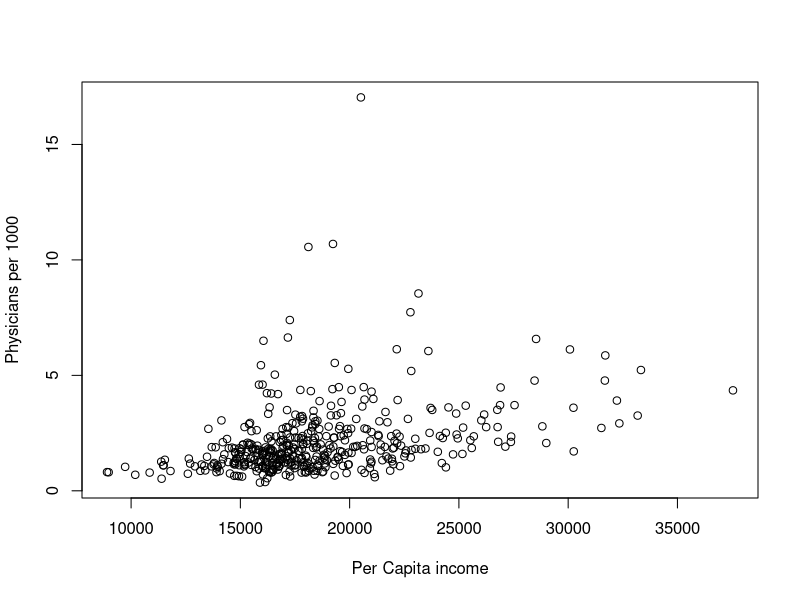
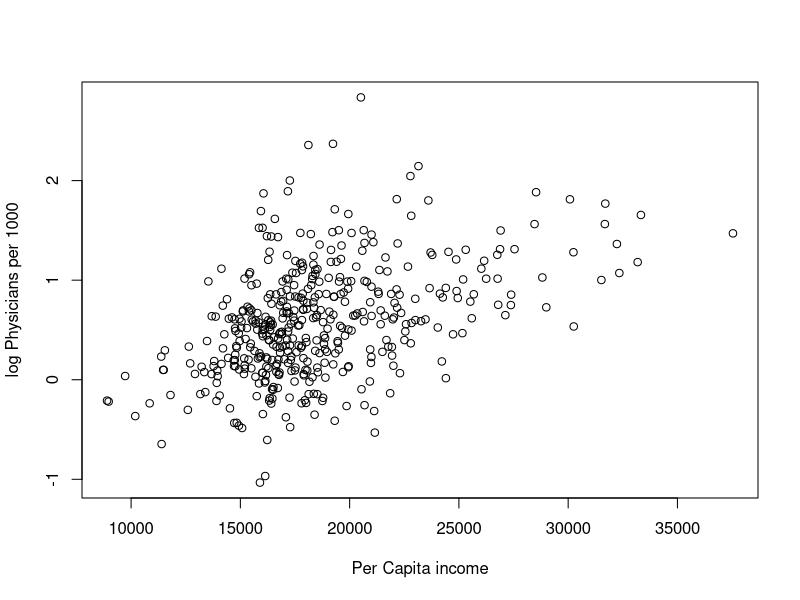
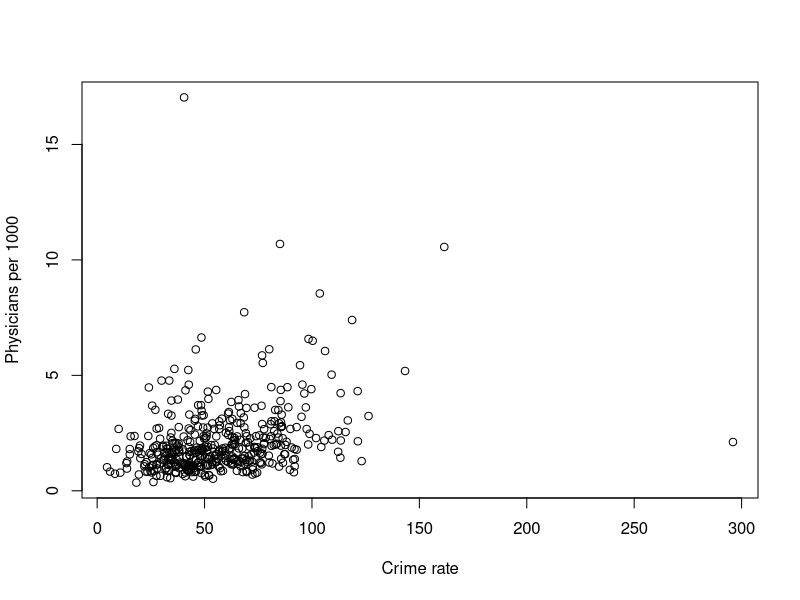
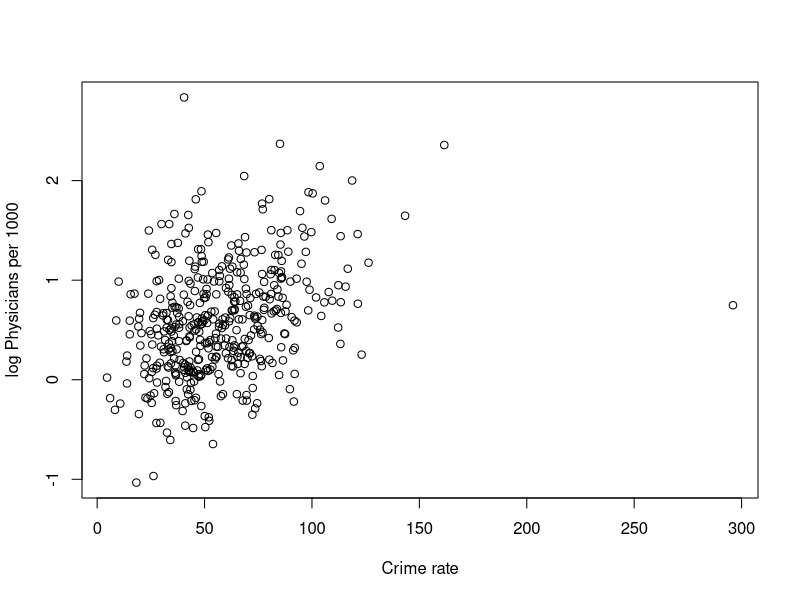
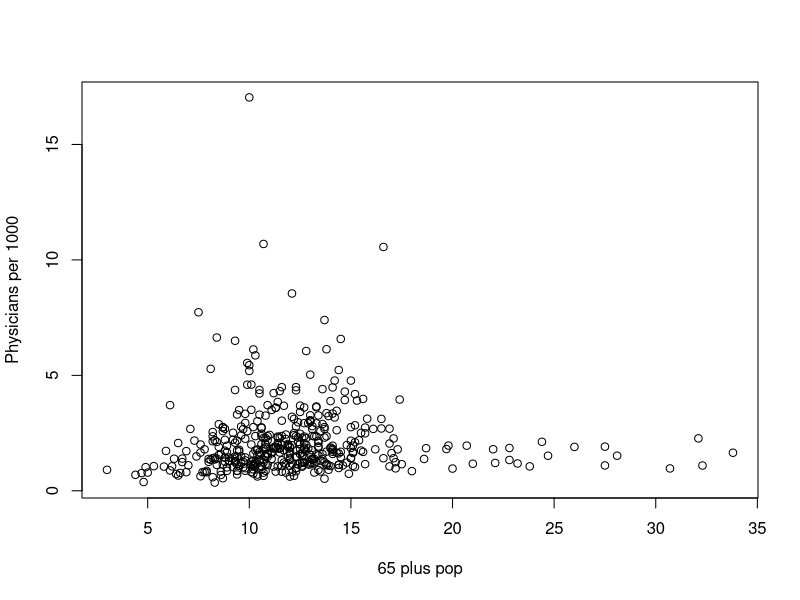
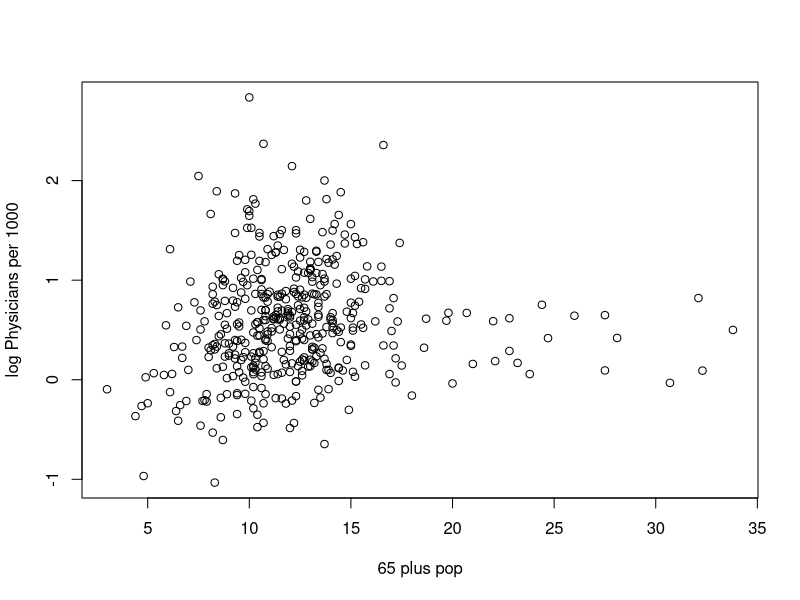
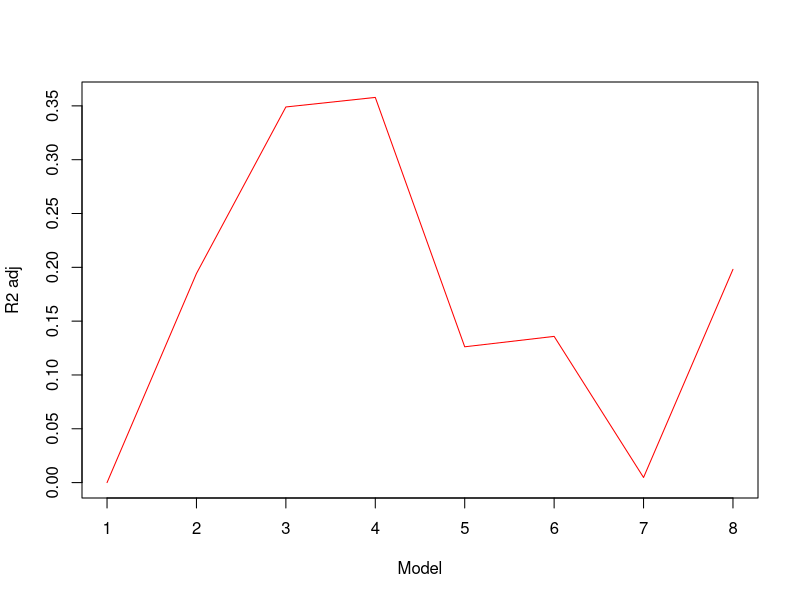
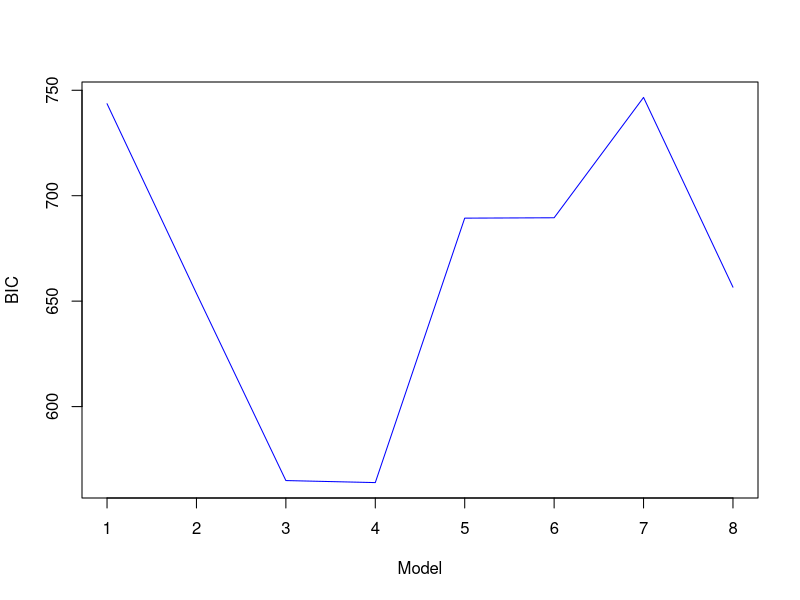

Source code (R) for these figures, in order: (Note: this script raises an error after producing the figures.)
library(dplyr)
cdi <- read.delim("CDI.txt")
cdi$region <- factor(cdi$region, levels=c(1,2,3,4),
                     labels=c("Northeast","Midwest","South","West"))
cdi$phys1000 <- 1000*cdi$phys/cdi$popul
cdi$crm1000 <- 1000*cdi$crimes/cdi$popul

# Plot phys1000 against each of percapitaincome, crm1000 and pop65plus. Also plot
# log(phys1000) against the others. Does is seem reasonable to take the log?
with(cdi, plot(phys1000 ~ percapitaincome, 
                xlab="Per Capita income", ylab="Physicians per 1000"))

with(cdi, plot(log(phys1000) ~ percapitaincome, 
               xlab="Per Capita income", ylab="log Physicians per 1000"))

with(cdi, plot(phys1000 ~ crm1000, 
               xlab="Crime rate", ylab="Physicians per 1000"))

with(cdi, plot(log(phys1000) ~ crm1000, 
               xlab="Crime rate", ylab="log Physicians per 1000"))

with(cdi, plot(phys1000 ~ pop65plus, 
               xlab="65 plus pop", ylab="Physicians per 1000"))

with(cdi, plot(log(phys1000) ~ pop65plus, 
               xlab="65 plus pop", ylab="log Physicians per 1000"))

# Yes it seems reasonable to take the log since the dependcy becomes more linear

#Use log(phys1000) as dependent variable and fit all 2p = 2^3 = 8 possible subsets of the three
#x-variables. We assume that we do not need any interaction terms. Calculate R^2_adj and BIC for
#each model. Which model is ???best????

model.1 = lm(log(phys1000) ~ 1, data=cdi)
model.2 = lm(log(phys1000) ~ percapitaincome, data=cdi) 
model.3 = lm(log(phys1000) ~ percapitaincome+crm1000, data=cdi) 
model.4 = lm(log(phys1000) ~ percapitaincome+crm1000+pop65plus, data=cdi) 
model.5 = lm(log(phys1000) ~ crm1000, data=cdi) 
model.6 = lm(log(phys1000) ~ crm1000+pop65plus, data=cdi) 
model.7 = lm(log(phys1000) ~ pop65plus, data=cdi) 
model.8 = lm(log(phys1000) ~ pop65plus+percapitaincome, data=cdi) 

# R-squared adjusted
r2adj = c(summary(model.1)$adj.r.squared, 
          summary(model.2)$adj.r.squared,
          summary(model.3)$adj.r.squared, 
          summary(model.4)$adj.r.squared,
          summary(model.5)$adj.r.squared,
          summary(model.6)$adj.r.squared,
          summary(model.7)$adj.r.squared,
          summary(model.8)$adj.r.squared)

# BIC 
bic <- c(AIC(model.1,model.2,model.3, model.4, model.5,
            model.6, model.7, model.8, k=log(nrow(cdi))))

crit.models <- data.frame(r2adj, bic)
plot(crit.models$r2adj, type='l', xlab='Model', ylab='R2 adj', col='red')
plot(crit.models$AIC, type='l', xlab='Model', ylab='BIC', col='blue')

# Model 3 with per capita income and crime rate seems to be the best overall

#Use the largest model and plot the leverage, vii, both in order (against i) and against each of the
#three x-variables. Is there any observation with a dangerously large leverage? Try to identify in
#which variable the problem lies. Find out which county this is.

v <- hatvalues(model.4) # leverage
plot(v, xlab='i', ylab='Leverage')
plot(v~cdi$percapitaincome, xlab='Per capita income', ylab='Leverage')
plot(v~cdi$crm1000, xlab='Crime rate', ylab='Leverage')
plot(v~cdi$pop65plus, xlab='65 plus pop', ylab='Leverage')


cdi[which(v>0.15),2] 

# Kings county seems to be the outlier since their crime rate is insane

#Calculate the studentized residuals, r???i, and plot them against each of the three x-variables. Also
#plot them against the predicted values, Y??i. Any problems?

r_stud <- rstudent(model.4) # studentised residuals
plot(r_stud, xlab='i', ylab='Studentised res')
abline(h=0)
abline(h=c(-2,2),col="red")
plot(r_stud~cdi$percapitaincome, xlab='Per capita income', ylab='Studentised res')
abline(h=0)
abline(h=c(-2,2),col="red")
plot(r_stud~cdi$crm1000, xlab='Crime rate', ylab='Studentised res')
abline(h=0)
abline(h=c(-2,2),col="red")
plot(r_stud~cdi$pop65plus, xlab='65 plus pop', ylab='Studentised res')
abline(h=0)
abline(h=c(-2,2),col="red")
plot(r_stud~model.4$fit, xlab='Fitted values', ylab='Studentised res')
abline(h=0)
abline(h=c(-2,2),col="red")

# Seems like there is some structural problem in the model since many studentised residuals 
# are very high. Also, the King's county data point seems to be very low. 

#Look at the s(i) used in the studentized residuals. Which county produced the largest decrease
#when left out? What about the problematic one from (c)?

infl <- influence(model.4) # will calculate basic influence measures
s_i <- infl$sigma #a vector whose i-th element contains the estimate of the
#residual standard deviation obtained when the i-th case is dropped from the regression

plot(s_i) 
cdi[which(s_i<0.438),2]

# The little bastard of King's county is one of the problematic points. 
# Olmsted county is also a bitch. 

#Calculate Cook???s distance, Di and plot it against the x-variables. Any problems? What about the
#problematic counties from (c) and (e)?

D <- cooks.distance(model.4)
plot(D)
abline(h=4/nrow(cdi), col='red')
abline(h=1, col='green')
cdi[which(D>0.8),2] # The sucker King's county is there again, Olmsted seems cool. 
sum(count(which(D>4/nrow(cdi)))$freq) # 27 little try-hards have Cook's distance above 4/n

#Calculate the DFBETAj and plot each one of them. Which of the ??-parameters have been most
#influenced by the problematic counties?

dfb <- dfbetas(model.4)
plot(dfb[,1]) # King's increase the intercept strongly
points(6,dfb[6,1],col="red",pch=19)
points(418,dfb[418,1],col="green",pch=19)
plot(dfb[,2]) 
points(6,dfb[6,2],col="red",pch=19)
points(418,dfb[418,2],col="green",pch=19)
plot(dfb[,3]) # Kings's decrease crime rate strongly
points(6,dfb[6,3],col="red",pch=19)
points(418,dfb[418,3],col="green",pch=19)
plot(dfb[,4])
points(6,dfb[6,4],col="red",pch=19)
points(418,dfb[418,4],col="green",pch=19)



####################################################################################################
#                                        Redoing everything                                        #
####################################################################################################

#Leave out the problematic county from (c) and re-fit the largest model. Then redo (c)???(g) and
#see what happens.

cdi <- cdi %>%
  filter(id != 6)


#Use log(phys1000) as dependent variable and fit all 2p = 2^3 = 8 possible subsets of the three
#x-variables. We assume that we do not need any interaction terms. Calculate R^2_adj and BIC for
#each model. Which model is ???best????

model.4 = lm(log(phys1000) ~ percapitaincome+crm1000+pop65plus, data=cdi) 

# R-squared adjusted
r2adj = c(summary(model.4)$adj.r.squared)

# BIC 
bic <- c(AIC(model.4, k=log(nrow(cdi))))

crit.models <- data.frame(r2adj, bic)
plot(crit.models$r2adj, type='p', xlab='Model', ylab='R2 adj', col='red')
plot(crit.models$AIC, type='p', xlab='Model', ylab='BIC', col='blue')

#Use the largest model and plot the leverage, vii, both in order (against i) and against each of the
#three x-variables. Is there any observation with a dangerously large leverage? Try to identify in
#which variable the problem lies. Find out which county this is.

v <- hatvalues(model.4) # leverage
plot(v, xlab='i', ylab='Leverage')
plot(v~cdi$percapitaincome, xlab='Per capita income', ylab='Leverage')
plot(v~cdi$crm1000, xlab='Crime rate', ylab='Leverage')
plot(v~cdi$pop65plus, xlab='65 plus pop', ylab='Leverage')


cdi[which(v>0.15),2] 

# Kings county seems to be the outlier since their crime rate is insane

#Calculate the studentized residuals, r???i, and plot them against each of the three x-variables. Also
#plot them against the predicted values, Y??i. Any problems?

r_stud <- rstudent(model.4) # studentised residuals
plot(r_stud, xlab='i', ylab='Studentised res')
abline(h=0)
abline(h=c(-2,2),col="red")
plot(r_stud~cdi$percapitaincome, xlab='Per capita income', ylab='Studentised res')
abline(h=0)
abline(h=c(-2,2),col="red")
plot(r_stud~cdi$crm1000, xlab='Crime rate', ylab='Studentised res')
abline(h=0)
abline(h=c(-2,2),col="red")
plot(r_stud~cdi$pop65plus, xlab='65 plus pop', ylab='Studentised res')
abline(h=0)
abline(h=c(-2,2),col="red")
plot(r_stud~model.4$fit, xlab='Fitted values', ylab='Studentised res')
abline(h=0)
abline(h=c(-2,2),col="red")

# Seems like there is some structural problem in the model since many studentised residuals 
# are very high. Also, the King's county data point seems to be very low. 

#Look at the s(i) used in the studentized residuals. Which county produced the largest decrease
#when left out? What about the problematic one from (c)?

infl <- influence(model.4) # will calculate basic influence measures
s_i <- infl$sigma #a vector whose i-th element contains the estimate of the
#residual standard deviation obtained when the i-th case is dropped from the regression

plot(s_i) 
points(417,s_i[417],col="green",pch=19)

# The little bastard of King's county is one of the problematic points. 
# Olmsted county is also a bitch. 

#Calculate Cook???s distance, Di and plot it against the x-variables. Any problems? What about the
#problematic counties from (c) and (e)?

D <- cooks.distance(model.4)
plot(D)
abline(h=4/nrow(cdi), col='red')
abline(h=1, col='green')
cdi[which(D>0.8),2] # The sucker King's county is there again, Olmsted seems cool. 
length(which(D>4/nrow(cdi))) # 27 little try-hards have Cook's distance above 4/n

#Calculate the DFBETAj and plot each one of them. Which of the ??-parameters have been most
#influenced by the problematic counties?

dfb <- dfbetas(model.4)
plot(dfb[,1]) # King's increase the intercept strongly
points(417,dfb[417,1],col="green",pch=19)
plot(dfb[,2]) 
points(417,dfb[417,2],col="green",pch=19)
plot(dfb[,3]) # Kings's decrease crime rate strongly
points(417,dfb[417,3],col="green",pch=19)
plot(dfb[,4])
points(417,dfb[417,4],col="green",pch=19)

# Both r^2 adjusted and BIC scores are better than for the best model in the first iteration. 